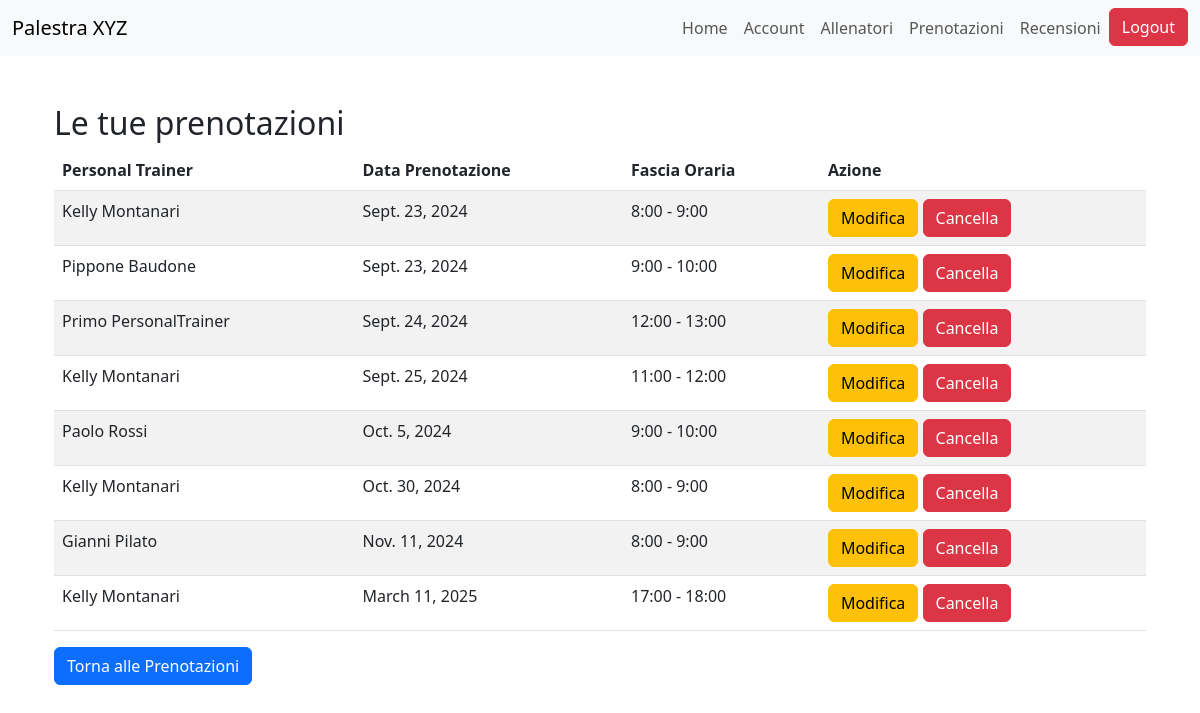
Page /bookings/modifica/ (signed in) on the earlier database version.
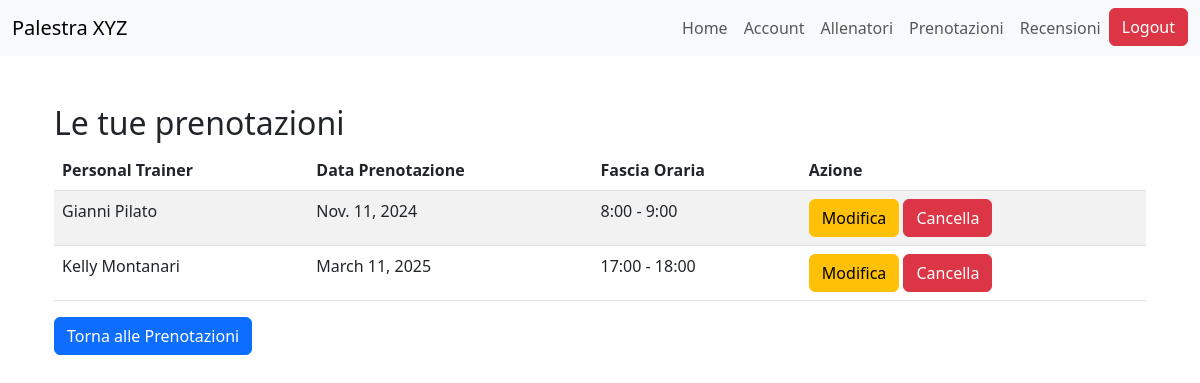
Same page on the later database version.
### bookings/models.py (models this page shows, shortened)
class Prenotazione(models.Model):
    registrato_utente = models.ForeignKey(RegistratoUtente, on_delete=models.CASCADE)
    personal_trainer = models.ForeignKey(PersonalTrainer, on_delete=models.CASCADE)
    richieste_specifiche = models.TextField(max_length=500, blank=True, null=True)
    ORARI_FASCIA = [
        (8, '8:00 - 9:00'),
        (9, '9:00 - 10:00'),
        (10, '10:00 - 11:00'),
        (11, '11:00 - 12:00'),
        (12, '12:00 - 13:00'),
        (13, '13:00 - 14:00'),
        (14, '14:00 - 15:00'),
        (15, '15:00 - 16:00'),
        (16, '16:00 - 17:00'),
        (17, '17:00 - 18:00'),
        (18, '18:00 - 19:00'),
    ]
    fascia_oraria = models.IntegerField(choices=ORARI_FASCIA)
    data_prenotazione = models.DateField()
    class Meta:
        unique_together = ('personal_trainer', 'fascia_oraria', 'data_prenotazione')
        verbose_name_plural = "Prenotazioni"

### trainers/models.py (models this page shows, shortened)
class PersonalTrainer(models.Model):
    user = models.OneToOneField(User, on_delete=models.CASCADE)
    nome = models.CharField(max_length=100)
    cognome = models.CharField(max_length=100)
    data_di_nascita = models.DateField()
    bio = models.TextField(max_length=500)
    SCELTA_PREFERENZE = [
        ("BB", "BodyBuilding"),
        ("PL", "PowerLifting"),
        ("CL", "Calisthenics"),
        ("ST", "StrongMen"),
        ("YG", "Yoga"),
        ("PS", "Pilates"),
        ("AR", "Aerobico")
    ]
    preferenze = models.CharField(max_length=2, choices=SCELTA_PREFERENZE)
    immagine_profilo = models.ImageField(upload_to=foto_profilo_upload_path, blank=True, null=True)
    competenze = models.TextField(max_length=500, default='Nessuna competenza')
    class Meta:
        verbose_name = "Personal Trainer"
        verbose_name_plural = "Personal Trainers"

### bookings/views.py (the view)
# urls.py: path('modifica/', modifica_prenotazioni, name='modifica_prenotazioni'),
@login_required
def modifica_prenotazioni(request):
    prenotazioni = Prenotazione.objects.filter(registrato_utente__user=request.user).order_by('data_prenotazione', 'fascia_oraria')
    return render(request, 'bookings/modifica_prenotazioni.html', {'prenotazioni': prenotazioni})

### bookings/templates/bookings/modifica_prenotazioni.html
{% extends 'base.html' %}
{% block content %}
  <div class="container mt-5">
    <h2>Le tue prenotazioni</h2>
    {% if prenotazioni %}
      <table class="table table-striped">
        <thead>
          <tr>
            <th>Personal Trainer</th>
            <th>Data Prenotazione</th>
            <th>Fascia Oraria</th>
            <th>Azione</th>
          </tr>
        </thead>
        <tbody>
          {% for prenotazione in prenotazioni %}
            <tr>
              <td>{{ prenotazione.personal_trainer.nome }} {{ prenotazione.personal_trainer.cognome }}</td>
              <td>{{ prenotazione.data_prenotazione }}</td>
              <td>{{ prenotazione.get_fascia_oraria_display }}</td>
              <td>
                  <a href="{% url 'bookings:prenotazione_update' prenotazione.pk %}" class="btn btn-warning">Modifica</a>
                  <a href="{% url 'bookings:prenotazione_delete' prenotazione.pk %}" class="btn btn-danger">Cancella</a>
              </td>
            </tr>
          {% endfor %}
        </tbody>
      </table>
    {% else %}
      <p>Non hai prenotazioni attive.</p>
    {% endif %}
    <a href="{% url 'bookings:home_page' %}" class="btn btn-primary">Torna alle Prenotazioni</a>
  </div>
{% endblock %}

Differences in the rows shown:
removed Prenotazione: personal_trainer.nome "Kelly", personal_trainer.cognome "Montanari", data_prenotazione "Sept. 23, 2024", fascia_oraria "8:00 - 9:00"
removed Prenotazione: personal_trainer.nome "Pippone", personal_trainer.cognome "Baudone", data_prenotazione "Sept. 23, 2024", fascia_oraria "9:00 - 10:00"
removed Prenotazione: personal_trainer.nome "Primo", personal_trainer.cognome "PersonalTrainer", data_prenotazione "Sept. 24, 2024", fascia_oraria "12:00 - 13:00"
removed Prenotazione: personal_trainer.nome "Kelly", personal_trainer.cognome "Montanari", data_prenotazione "Sept. 25, 2024", fascia_oraria "11:00 - 12:00"
removed Prenotazione: personal_trainer.nome "Paolo", personal_trainer.cognome "Rossi", data_prenotazione "Oct. 5, 2024", fascia_oraria "9:00 - 10:00"
removed Prenotazione: personal_trainer.nome "Kelly", personal_trainer.cognome "Montanari", data_prenotazione "Oct. 30, 2024", fascia_oraria "8:00 - 9:00"
